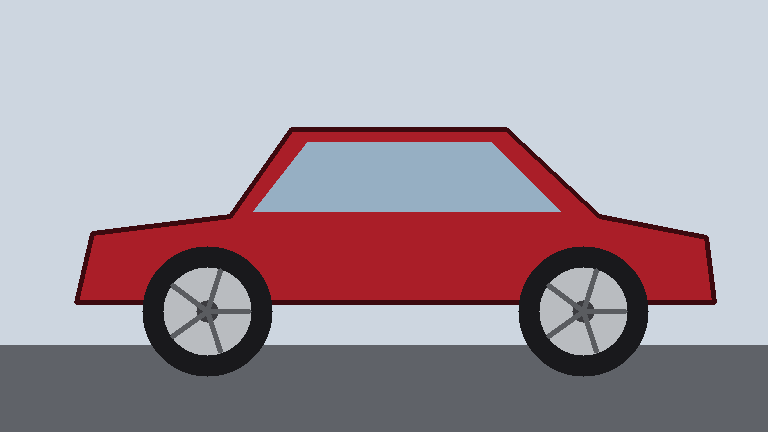
#> input picture data/samples/synthetic_car.png, 768 x 432 px
$ python -i image_prep.py   (imports and definitions only)
#> lines starting #> are read from the running program, lines starting #| are printed output that depends on the picture; after the words box and inside, x2 and y2 are one past the last pixel; in counts of white or black regions, pixels touching at a corner belong together
#> further down, picture is the input picture: PIL image 768x432 RGB; mean R, G, B 165, 151.6, 160.7
### app/config.py
"""Central configuration. Values come from environment variables or a `.env` file."""
from __future__ import annotations

import os
from dataclasses import dataclass
from functools import lru_cache
from pathlib import Path

BASE_DIR = Path(__file__).resolve().parent.parent


def _load_dotenv(path: Path) -> None:
    """Minimal .env loader (no extra dependency). Real env vars win over the file."""
    if not path.exists():
        return
    for line in path.read_text(encoding="utf-8").splitlines():
        line = line.strip()
        if not line or line.startswith("#") or "=" not in line:
            continue
        key, value = line.split("=", 1)
        os.environ.setdefault(key.strip(), value.strip().strip('"').strip("'"))


_load_dotenv(BASE_DIR / ".env")


def _str(name: str, default: str) -> str:
    return os.environ.get(name, default).strip() or default


# [19 lines left out: functions _int, _float, _bool, not called in this run]


@dataclass(frozen=True)
class Settings:
    base_dir: Path
    data_dir: Path
    db_path: Path
    # models
    inpaint_model: str
    controlnet_model: str
    device: str  # auto | cuda | mps | cpu
    hf_token: str | None
    local_files_only: bool
    cpu_offload: bool
    keep_both_models: bool
    enable_clip: bool
    clip_model: str
    # images
    max_image_side: int
    min_image_side: int
    max_upload_mb: int
    # generation defaults
    default_steps: int
    default_guidance: float
    default_strength: float
    default_controlnet_scale: float
    canny_low: int
    canny_high: int
    mask_dilate_px: int
    mask_feather_px: int
    # quality-control thresholds (starting values - calibrate on your own images)
    qc_min_outside_ssim: float
    qc_min_edge_f1: float
    qc_min_inside_change: float
    qc_min_halo_ssim: float
    qc_min_coverage: float
    qc_max_coverage: float

    @property
    def uploads_dir(self) -> Path:
        return self.data_dir / "uploads"

    @property
    def prepared_dir(self) -> Path:
        return self.data_dir / "prepared"

    @property
    def variants_dir(self) -> Path:
        return self.data_dir / "variants"

    def ensure_dirs(self) -> None:
        for d in (self.data_dir, self.uploads_dir, self.prepared_dir, self.variants_dir):
            d.mkdir(parents=True, exist_ok=True)


# [36 lines left out: function get_settings, not called in this run]

### app/services/image_prep.py
"""Vehicle image validation and preparation (Milestone 1)."""
from __future__ import annotations

import io
from pathlib import Path

import cv2
import numpy as np
from PIL import Image, ImageOps, UnidentifiedImageError

from app.config import Settings

ALLOWED_EXTENSIONS = {".jpg", ".jpeg", ".png", ".webp"}


class ImageValidationError(ValueError):
    """Raised when an uploaded file is not a usable vehicle image."""


# [37 lines left out: functions validate_upload, prepare_for_model, not called in this run]


def canny_edges(img: Image.Image, low: int = 100, high: int = 200) -> np.ndarray:
    """Canny edge map (H x W, uint8 0/255) - the structural signal for ControlNet."""
#> called with low = 100, high = 200
    gray = cv2.cvtColor(np.asarray(img.convert("RGB")), cv2.COLOR_RGB2GRAY)
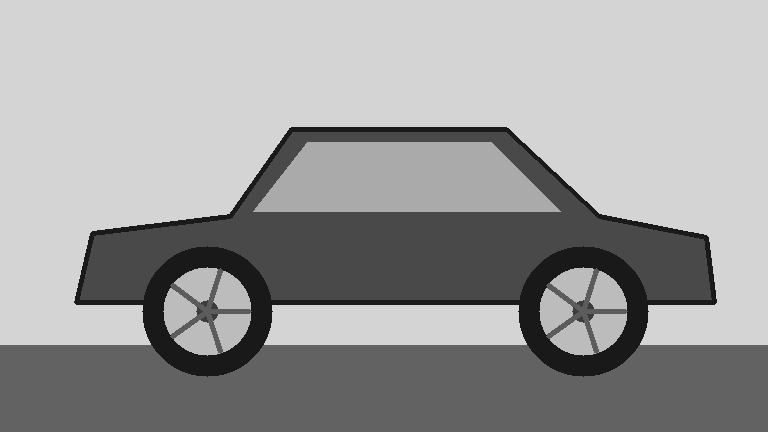
#> gray: shape (432, 768); min 25, max 212, mean 156.4
    return cv2.Canny(gray, low, high)
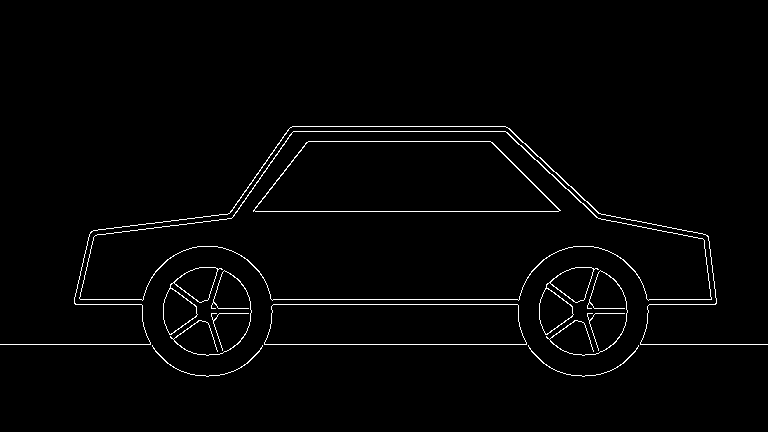
#> returned value: shape (432, 768); 1.8% white in thin lines or dots, all inside (x1, y1, x2, y2) = (0, 126, 768, 377)


# [13 lines left out: function build_control_image, not called in this run]


def mask_to_image(mask: np.ndarray) -> Image.Image:
    return Image.fromarray(mask.astype(np.uint8), mode="L")

>>> from PIL import Image
>>> picture = Image.open('../../data/samples/synthetic_car.png')
>>> result = canny_edges(picture)
